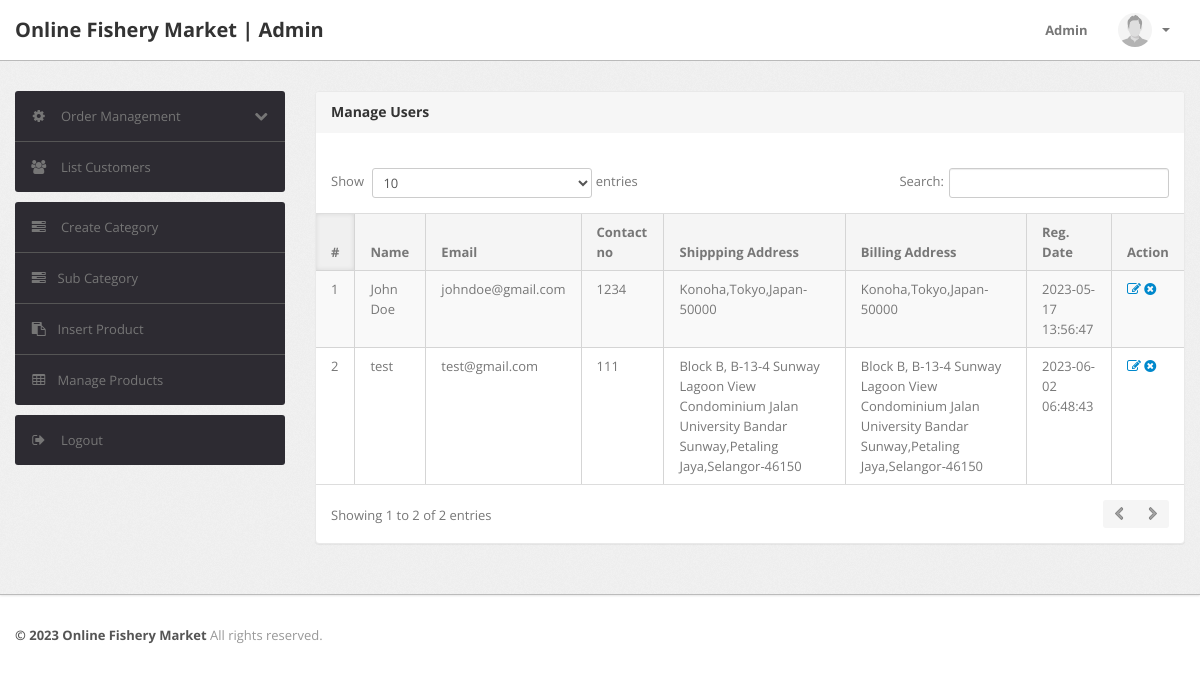
The page /css/admin/manage-users.php (signed in) on the database its author committed.
### tables this page shows
CREATE TABLE `users` (
  `id` int(11) NOT NULL,
  `name` varchar(255) DEFAULT NULL,
  `email` varchar(255) DEFAULT NULL,
  `contactno` bigint(11) DEFAULT NULL,
  `password` varchar(255) DEFAULT NULL,
  `shippingAddress` longtext DEFAULT NULL,
  `shippingState` varchar(255) DEFAULT NULL,
  `shippingCity` varchar(255) DEFAULT NULL,
  `shippingPincode` int(11) DEFAULT NULL,
  `billingAddress` longtext DEFAULT NULL,
  `billingState` varchar(255) DEFAULT NULL,
  `billingCity` varchar(255) DEFAULT NULL,
  `billingPincode` int(11) DEFAULT NULL,
  `regDate` timestamp NOT NULL DEFAULT current_timestamp(),
  `updationDate` varchar(255) DEFAULT NULL
);

### css/admin/manage-users.php (the view, shortened to what this page needs)
<?php
include('include/config.php');
if(strlen($_SESSION['alogin'])==0)
	{
header('location:index.php');
}
else{
?>
<!DOCTYPE html>
<html lang="en">
<head>
	<link type="text/css" href="bootstrap/css/bootstrap.min.css" rel="stylesheet">
	<link type="text/css" href="bootstrap/css/bootstrap-responsive.min.css" rel="stylesheet">
	<link type="text/css" href="css/theme.css" rel="stylesheet">
	<link type="text/css" href="images/icons/css/font-awesome.css" rel="stylesheet">
</head>
<body>
<?php include('include/header.php');?>
	<div class="wrapper">
		<div class="container">
			<div class="row">
<?php include('include/sidebar.php');?>
			<div class="span9">
					<div class="content">
	<div class="module">
							<div class="module-head">
								<h3>Manage Users</h3>
							</div>
							<div class="module-body table">
									<br />
								<table cellpadding="0" cellspacing="0" border="0" class="datatable-1 table table-bordered table-striped	 display" width="100%">
									<thead>
										<tr>
											<th>#</th>
											<th> Name</th>
											<th>Email </th>
											<th>Contact no</th>
											<th>Shippping Address </th>
											<th>Billing Address </th>
											<th>Reg. Date </th>
											<th>Action </th>
										</tr>
									</thead>
									<tbody>
<?php $query=mysqli_query($con,"select * from users");
$cnt=1;
while($row=mysqli_fetch_array($query))
{
?>
										<tr>
											<td><?php echo htmlentities($cnt);?></td>
											<td><?php echo htmlentities($row['name']);?></td>
											<td><?php echo htmlentities($row['email']);?></td>
											<td> <?php echo htmlentities($row['contactno']);?></td>
											<td><?php echo htmlentities($row['shippingAddress'].",".$row['shippingCity'].",".$row['shippingState']."-".$row['shippingPincode']);?></td>
											<td><?php echo htmlentities($row['billingAddress'].",".$row['billingCity'].",".$row['billingState']."-".$row['billingPincode']);?></td>
											<td><?php echo htmlentities($row['regDate']);?></td>
											<td>
											<a href="edit-user.php?id=<?php echo $row['id']?>" ><i class="icon-edit"></i></a>
											<a href="manage-userss.php?id=<?php echo $row['id']?>&del=delete" onClick="return confirm('Are you sure you want to delete?')"><i class="icon-remove-sign"></i></a></td>
										</tr>
										<?php $cnt=$cnt+1; } ?>
								</table>
							</div>
						</div>
					</div>
				</div>
			</div>
		</div>
	</div>
<?php include('include/footer.php');?>
</body>
<?php } ?>

### rows shown on the page
users: name "John Doe", email "johndoe@gmail.com", contactno "1234", shippingAddress+shippingCity+shippingState "Konoha,Tokyo,Japan-50000", billingAddress+billingCity+billingState "Konoha,Tokyo,Japan-50000", regDate "2023-05-17 13:56:47"
users: name "test", email "test@gmail.com", contactno "111", shippingAddress+shippingCity+shippingState "Block B, B-13-4 Sunway Lagoon View Condominium Jalan University Bandar Sunway,Petaling Jaya,Selangor-46150", billingAddress+billingCity+billingState "Block B, B-13-4 Sunway Lagoon View Condominium Jalan University Bandar Sunway,Petaling Jaya,Selangor-46150", regDate "2023-06-02 06:48:43"
